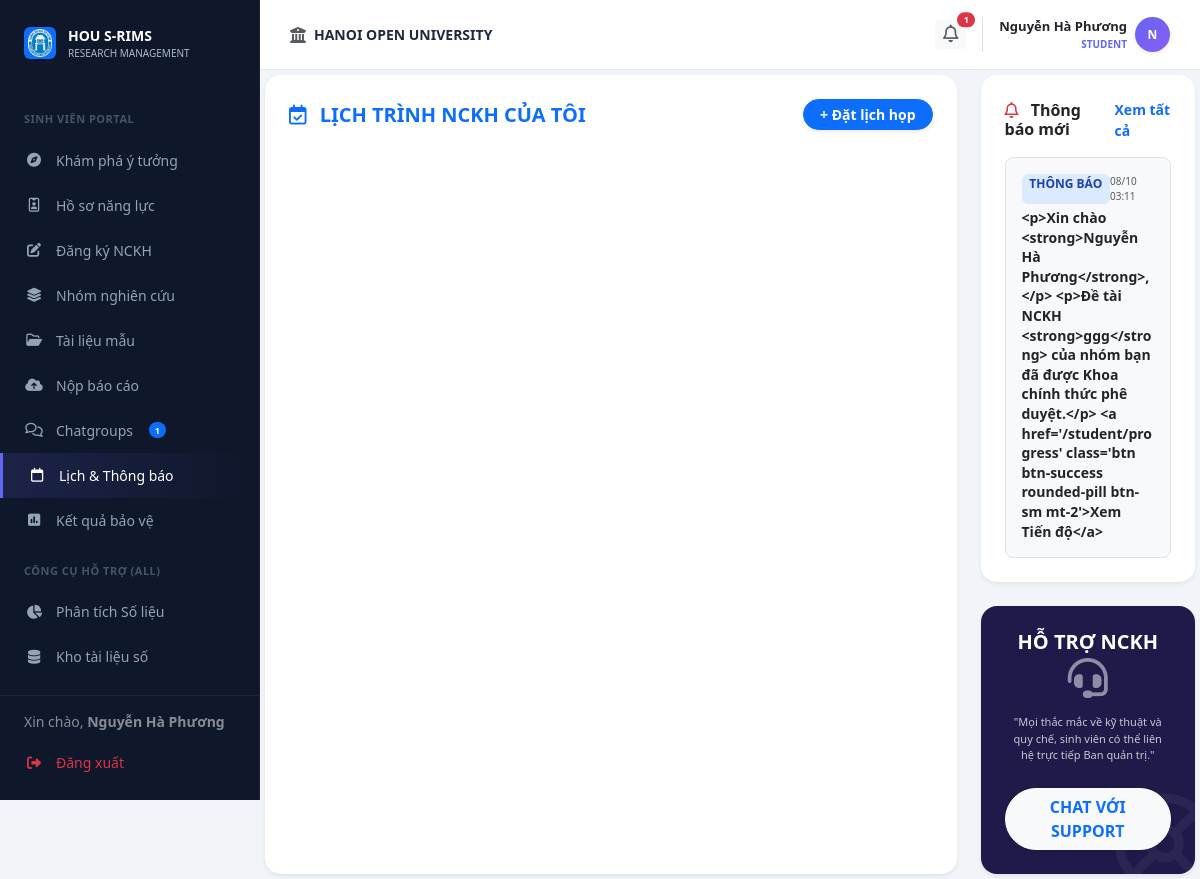
The page /student/calendar (signed in) on the database as committed earlier.
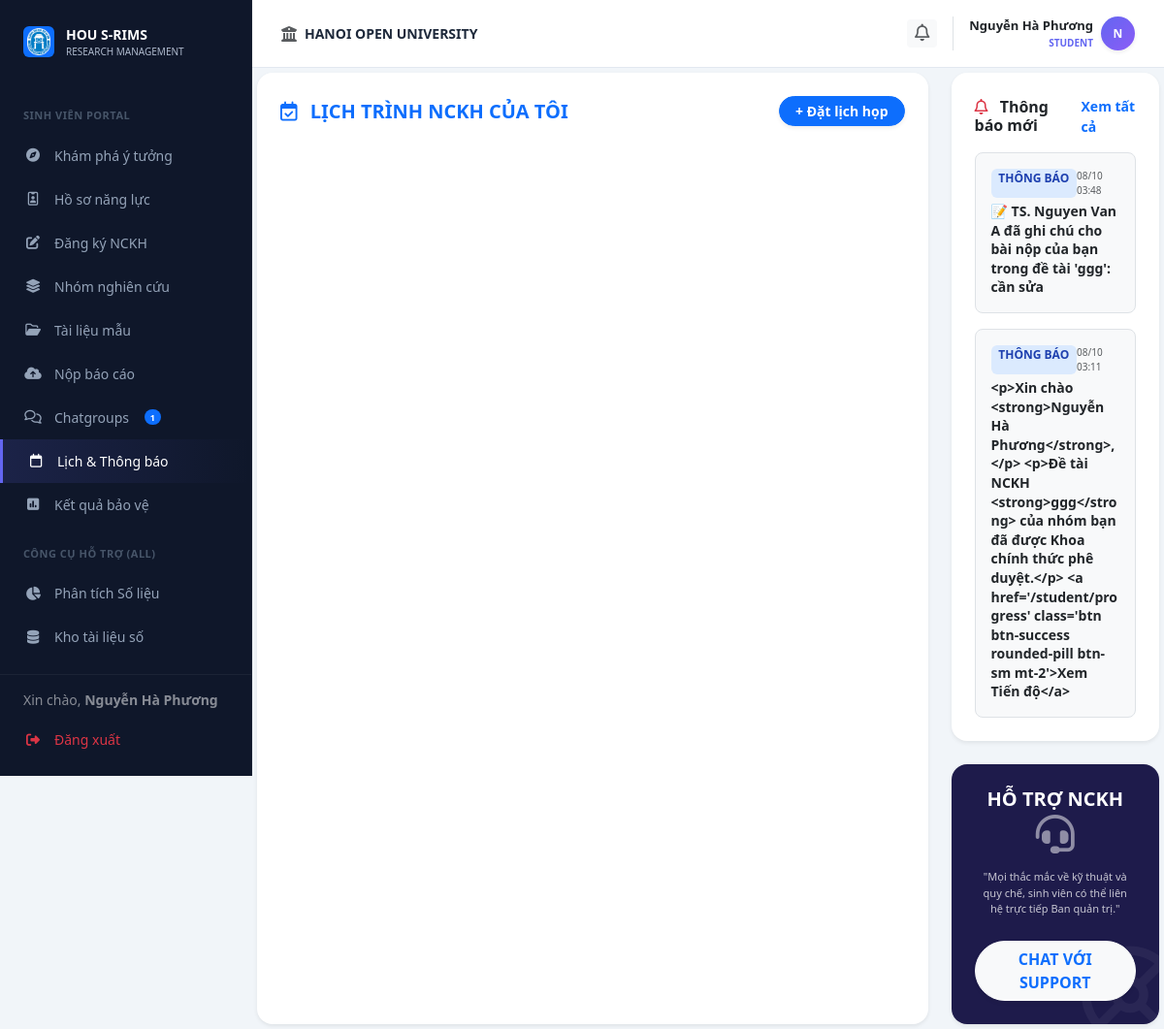
The same page on the database as committed later.
### models.py (models this page shows)
class User(db.Model):
    __tablename__ = 'users'
    id = db.Column(db.Integer, primary_key=True)
    username = db.Column(db.String(50), unique=True, nullable=False)
    password_hash = db.Column(db.String(128), nullable=False)
    full_name = db.Column(db.String(100), nullable=False)
    email = db.Column(db.String(120), unique=True, nullable=False)
    phone = db.Column(db.String(20), nullable=True)
    bio = db.Column(db.Text, nullable=True)
    role = db.Column(db.String(20), nullable=False) # Admin, Lecturer, Student
    student_id = db.Column(db.String(20), nullable=True)   # MSSV for students
    faculty = db.Column(db.String(100), nullable=True)      # faculty / department
    topics_mentored = db.relationship('Topic', backref='mentor', lazy=True)
    group_memberships = db.relationship('GroupMember', backref='student', lazy=True)

class Notification(db.Model):
    __tablename__ = 'notifications'
    id = db.Column(db.Integer, primary_key=True)
    user_id = db.Column(db.Integer, db.ForeignKey('users.id'), nullable=False)
    content = db.Column(db.String(255), nullable=False)
    is_read = db.Column(db.Boolean, default=False)
    created_at = db.Column(db.DateTime, default=datetime.utcnow)

### routes/student_bp.py (the view)
@student_bp.route('/calendar')
def calendar():
    return render_template('student/calendar.html')

### routes/student_bp.py (called while the page is built)
@student_bp.before_request
def require_student():
    if session.get('role') != 'student':
        return redirect(url_for('auth.login'))

### templates/student/calendar.html (shortened to what this page needs)
{% extends "layouts/student_layout.html" %}
{% block student_content %}
<div id="view-s-calendar" class="fade-in ">
    <div class="row g-4">
        <div class="col-xl-9 col-lg-8 col-12">
            <div class="card border-0 shadow-sm rounded-4 p-4 h-100" style="min-width: 0;">
                <div class="d-flex justify-content-between align-items-center mb-4">
                    <h5 class="fw-bold mb-0 text-primary"><i class="fa-regular fa-calendar-check me-2"></i> LỊCH TRÌNH NCKH CỦA TÔI</h5>
                    <div class="d-flex gap-2">
                        <button class="btn btn-primary fw-bold btn-sm rounded-pill px-3 shadow-sm" data-bs-toggle="modal" data-bs-target="#modalScheduleMeeting">
                            + Đặt lịch họp
                        </button>
                    </div>
                </div>
                <div id="calendar" style="min-height: 500px;"></div>
            </div>
        </div>
        <div class="col-xl-3 col-lg-4 col-12 d-flex flex-column gap-4">
            <div class="card border-0 shadow-sm rounded-4 p-4">
                <div class="d-flex justify-content-between align-items-center mb-3">
                    <h6 class="fw-bold mb-0 text-dark"><i class="fa-regular fa-bell me-2 text-danger"></i> Thông báo mới</h6>
                    <a href="#" class="small fw-bold text-primary text-decoration-none">Xem tất cả</a>
                </div>
                <div class="d-flex flex-column gap-3">
                    {% if notifications %}
                        {% for notif in notifications %}
                        <div class="bg-light p-3 rounded-3 border notif-card-item cursor-pointer">
                            <div class="d-flex justify-content-between mb-1">
                                <span class="badge bg-primary-subtle text-primary fw-bold">THÔNG BÁO</span>
                                <small class="text-muted" style="font-size: 10px;">{{ notif.created_at.strftime('%d/%m %H:%M') if notif.created_at else '' }}</small>
                            </div>
                            <div class="fw-bold text-dark small" style="line-height: 1.4;">{{ notif.content }}</div>
                        </div>
                        {% endfor %}
                    {% else %}
                        <div class="text-muted small text-center py-3">Không có thông báo mới</div>
                    {% endif %}
                </div>
            </div>
            <div class="card border-0 shadow-sm rounded-4 p-4 text-white text-center position-relative overflow-hidden mt-auto" style="background-color: #1e1b4b;">
                <h5 class="fw-bold mb-1">HỖ TRỢ NCKH</h5>
                <i class="fa-solid fa-headset fs-1 mb-3 text-white-50"></i>
                <p class="small opacity-75 mb-4 px-2" style="font-size: 11px;">"Mọi thắc mắc về kỹ thuật và quy chế, sinh viên có thể liên hệ trực tiếp Ban quản trị."</p>
                <button class="btn btn-light text-primary fw-bold rounded-pill w-100 shadow-sm">CHAT VỚI SUPPORT</button>
                <i class="fa-regular fa-life-ring position-absolute" style="font-size: 100px; right: -20px; bottom: -20px; opacity: 0.05;"></i>
            </div>
        </div>
    </div>
</div>
{% endblock %}

### templates/layouts/student_layout.html (shortened to what this page needs)
{% extends "base.html" %}
{% block content %}
        <div class="top-bar">
            <div class="d-flex align-items-center gap-2">
                <i class="fa-solid fa-building-columns text-muted"></i>
                <span class="fw-bold text-uppercase small">HANOI OPEN UNIVERSITY</span>
            </div>
            <div class="d-flex align-items-center gap-3">
                <div class="dropdown">
                    <button class="btn btn-light border-0 btn-sm fw-bold text-muted position-relative" type="button" data-bs-toggle="dropdown" aria-expanded="false">
                        <i class="fa-regular fa-bell" style="font-size: 1.1rem;"></i>
                        {% set unread_count = notifications|selectattr('is_read', 'equalto', false)|list|length %}
                        {% set pending_inv_count = current_user.group_memberships | selectattr('status', 'equalto', 'pending') | list | length if current_user else 0 %}
                        {% if unread_count + pending_inv_count > 0 %}
                        <span class="position-absolute top-0 start-100 translate-middle badge rounded-pill bg-danger" style="font-size: 9px; min-width: 18px;">
                            {{ unread_count + pending_inv_count }}
                        </span>
                        {% endif %}
                    </button>
                            {% set pending_invitations = [] %}
                            {% if current_user %}
                                {% set pending_invitations = current_user.group_memberships | selectattr('status', 'equalto', 'pending') | list %}
                            {% endif %}
                </div>
                <div class="dropdown border-start ps-3">
                    <div class="d-flex align-items-center gap-2 cursor-pointer dropdown-toggle no-arrow" data-bs-toggle="dropdown">
                        <div class="text-end">
                            <div class="fw-bold text-dark" style="font-size: 13px;">
                                {{ current_user.full_name if current_user else 'Sinh Viên' }}
                            </div>
                            <div class="fw-bold text-uppercase" style="font-size: 10px; color: #6366f1 !important;">
                                {{ current_user.role if current_user else 'Student' }}
                            </div>
                        </div>
                        <div class="rounded-circle text-white d-flex align-items-center justify-content-center fw-bold shadow-sm" style="width: 35px; height: 35px; font-size: 12px; background: linear-gradient(135deg, #6366f1 0%, #8b5cf6 100%) !important;">
                            {{ current_user.full_name[0] | upper if current_user and current_user.full_name else 'S' }}
                        </div>
                    </div>
                </div>
            </div>
        </div>
    <div class="content-area flex-grow-1 d-flex flex-column">
<div class="content-body flex-grow-1 d-flex flex-column">
{% block student_content %}{% endblock %}
</div>
{% endblock %}

### templates/base.html (shortened to what this page needs)
<!DOCTYPE html>
<html lang="vi">
<head>
    <link href="https://cdn.jsdelivr.net/npm/bootstrap@5.3.0/dist/css/bootstrap.min.css" rel="stylesheet">
    <link rel="stylesheet" href="https://cdnjs.cloudflare.com/ajax/libs/font-awesome/6.4.0/css/all.min.css">
    <link rel="stylesheet" href="{{ url_for('static', filename='assets/css/style.css') }}?v=2">
    <link href="https://cdn.jsdelivr.net/npm/sweetalert2@11/dist/sweetalert2.min.css" rel="stylesheet">
    <link href="https://cdn.jsdelivr.net/npm/quill@1.3.6/dist/quill.snow.css" rel="stylesheet">
</head>
<body>
    <div class="toast-container position-fixed bottom-0 end-0 p-3" style="z-index: 1100">
    </div>
    {% include 'components/sidebar.html' %}
    <div class="main-content d-flex flex-column">
        {% block content %}
        {% endblock %}
    </div>
</body>
</html>

### templates/components/sidebar.html (shortened to what this page needs)
<div class="sidebar">
    <div class="sidebar-logo">
        <div class="d-flex align-items-center justify-content-center bg-primary rounded p-1" style="width: 32px; height: 32px;">
            <img src="{{ url_for('static', filename='assets/images/logo.png') }}" alt="" style="max-width:100%;">
        </div>
        <div>
            <div class="fw-bold text-white" style="font-size: 14px;">HOU S-RIMS</div>
            <div style="font-size: 10px; color: #aeb9cc;">RESEARCH MANAGEMENT</div>
        </div>
    </div>
    <div class="sidebar-menu-wrapper" style="flex: 1; overflow-y: auto; padding-bottom: 100px;">
    {% if session.get('role') == 'student' %}
    <div class="menu-category">SINH VIÊN PORTAL</div>
    <a href="{{ url_for('student.dashboard') }}" class="nav-link {{ 'active-student' if request.endpoint == 'student.dashboard' else '' }}">
        <i class="fa-solid fa-compass"></i> Khám phá ý tưởng
    </a>
    <a href="{{ url_for('student.portfolio') }}" class="nav-link {{ 'active-student' if request.endpoint == 'student.portfolio' else '' }}">
        <i class="fa-regular fa-id-badge"></i> Hồ sơ năng lực
    </a>
    <a href="{{ url_for('student.register') }}" class="nav-link {{ 'active-student' if request.endpoint == 'student.register' else '' }}">
        <i class="fa-solid fa-pen-to-square"></i> Đăng ký NCKH
    </a>
    <a href="{{ url_for('student.progress') }}" class="nav-link {{ 'active-student' if request.endpoint == 'student.progress' else '' }}">
        <i class="fa-solid fa-layer-group"></i> Nhóm nghiên cứu
    </a>
    <a href="{{ url_for('student.templates_page') }}" class="nav-link {{ 'active-student' if request.endpoint == 'student.templates_page' else '' }}">
        <i class="fa-regular fa-folder-open"></i> Tài liệu mẫu
    </a>
    <a href="{{ url_for('student.submit') }}" class="nav-link {{ 'active-student' if request.endpoint == 'student.submit' else '' }}">
        <i class="fa-solid fa-cloud-arrow-up"></i> Nộp báo cáo
    </a>
    <a href="{{ url_for('student.chat') }}" class="nav-link {{ 'active-student' if request.endpoint == 'student.chat' else '' }}">
        <i class="fa-regular fa-comments"></i> Chatgroups
        {% set sg_count = global_my_groups_count if global_my_groups_count is defined else (my_groups | length if my_groups is defined else 0) %}
        {% if sg_count > 0 %}<span class="badge bg-primary rounded-pill ms-1" style="font-size: 9px;">{{ sg_count }}</span>{% endif %}
    </a>
    <a href="{{ url_for('student.calendar') }}" class="nav-link {{ 'active-student' if request.endpoint == 'student.calendar' else '' }}">
        <i class="fa-regular fa-calendar"></i> Lịch & Thông báo
    </a>
    <a href="{{ url_for('student.result') }}" class="nav-link {{ 'active-student' if request.endpoint == 'student.result' else '' }}">
        <i class="fa-solid fa-square-poll-vertical"></i> Kết quả bảo vệ
    </a>
    {% endif %}
    <div class="menu-category">CÔNG CỤ HỖ TRỢ (ALL)</div>
    <a href="{{ url_for('web.analysis_page') }}" class="nav-link {{ 'active-main' if request.endpoint == 'web.analysis_page' else '' }}">
        <i class="fa-solid fa-chart-pie"></i> Phân tích Số liệu
    </a>
    <a href="{{ url_for('web.repository_page') }}" class="nav-link {{ 'active-main' if request.endpoint == 'web.repository_page' else '' }}">
        <i class="fa-solid fa-database"></i> Kho tài liệu số
    </a>
    </div>
    <div class="sidebar-footer" style="position: absolute; bottom: 0; left: 0; right: 0; background: var(--sidebar-bg); border-top: 1px solid rgba(255,255,255,0.05); padding: 15px 0;">
        <div class="px-4 mb-2 text-white small opacity-50">
            Xin chào, <strong>{{ session.get('user_name', 'Khách') }}</strong>
        </div>
        <a href="{{ url_for('auth.logout') }}" class="nav-link text-danger">
            <i class="fa-solid fa-right-from-bracket"></i> Đăng xuất
        </a>
    </div>
</div>

### static/assets/css/style.css (style rules this page uses)
:root { --primary-blue: #2563eb; --primary-purple: #6366f1; --student-gradient: linear-gradient(135deg, #6366f1 0%, #8b5cf6 100%); --rank-a: #10b981; --rank-b: #3b82f6; --rank-c: #f59e0b; --rank-d: #94a3b8; --sidebar-bg: #0f172a; --sidebar-text: #94a3b8; --bg-body: #f1f5f9; --text-dark: #1e293b; --text-gray: #64748b; --border-color: #e2e8f0; }
* { box-sizing: border-box; }
body { background-color: var(--bg-body); font-family: 'Segoe UI', system-ui, -apple-system, sans-serif; color: var(--text-dark); overflow-x: hidden; margin: 0; }
a { text-decoration: none !important; }
.sidebar { background-color: var(--sidebar-bg); width: 260px; height: 100vh; position: fixed; top: 0; left: 0; z-index: 1000; padding-top: 25px; display: flex; flex-direction: column; border-right: 1px solid rgba(255,255,255,0.05); }
.sidebar-logo { padding: 0 24px 30px; display: flex; align-items: center; gap: 12px; }
.menu-category { font-size: 11px; text-transform: uppercase; color: #475569; padding: 0 24px; margin-bottom: 10px; margin-top: 20px; font-weight: 700; letter-spacing: 0.5px; }
.nav-link { color: var(--sidebar-text); padding: 12px 24px; display: flex; align-items: center; gap: 12px; font-size: 14px; font-weight: 500; transition: all 0.2s ease; }
.nav-link i { width: 20px; text-align: center; }
.nav-link.active-student { background: linear-gradient(90deg, rgba(99, 102, 241, 0.15) 0%, transparent 100%); color: #fff; border-left: 3px solid #6366f1; }
.nav-link.active-student i { color: #fff !important; }
.main-content { margin-left: 260px; width: calc(100% - 260px); min-height: 100vh; display: flex; flex-direction: column; }
.top-bar { background: #fff; height: 70px; padding: 0 30px; display: flex; align-items: center; justify-content: space-between; border-bottom: 1px solid var(--border-color); position: sticky; top: 0; z-index: 900; }
.no-arrow::after { display: none !important; }
.content-area { padding: 5px; position: relative; flex: 1; display: flex; flex-direction: column; }
.content-body { flex: 1; display: flex; flex-direction: column; }
.stat-card, .card { background: #fff; border-radius: 16px; border: 1px solid #f1f5f9; box-shadow: 0 4px 6px -1px rgba(0, 0, 0, 0.02); transition: transform 0.2s; }
.bg-primary-subtle { background-color: #dbeafe !important; color: #1e40af !important; }
.cursor-pointer { cursor: pointer; }
.fade-in { animation: fadeIn 0.4s ease-out forwards; }
.sidebar-logo img { max-width: 100%; height: auto; max-height: 50px; object-fit: contain; }
.notif-card-item { transition: transform 0.2s; }

Rows that differ between the two databases and show on the page:
added Notification: created_at "08/10 03:48", content "📝 TS. Nguyen Van A đã ghi chú cho bài nộp của bạn trong đề tài 'ggg': cần sửa"
Other text that changed with them:
{{ unread_count + pending_inv_count }}: "1" → (not shown)
